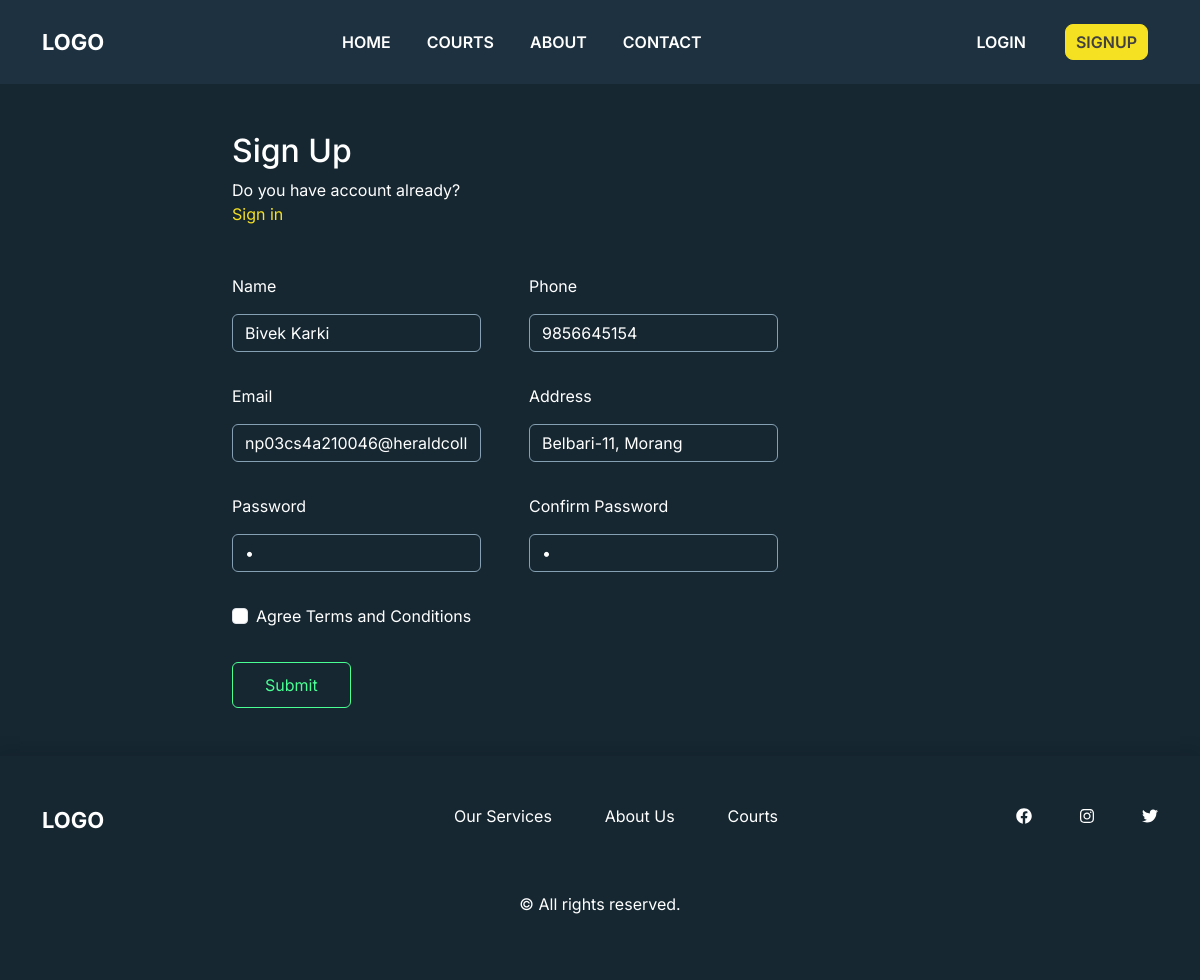
The page /authentication/consumer_update/6 on the database as committed earlier.
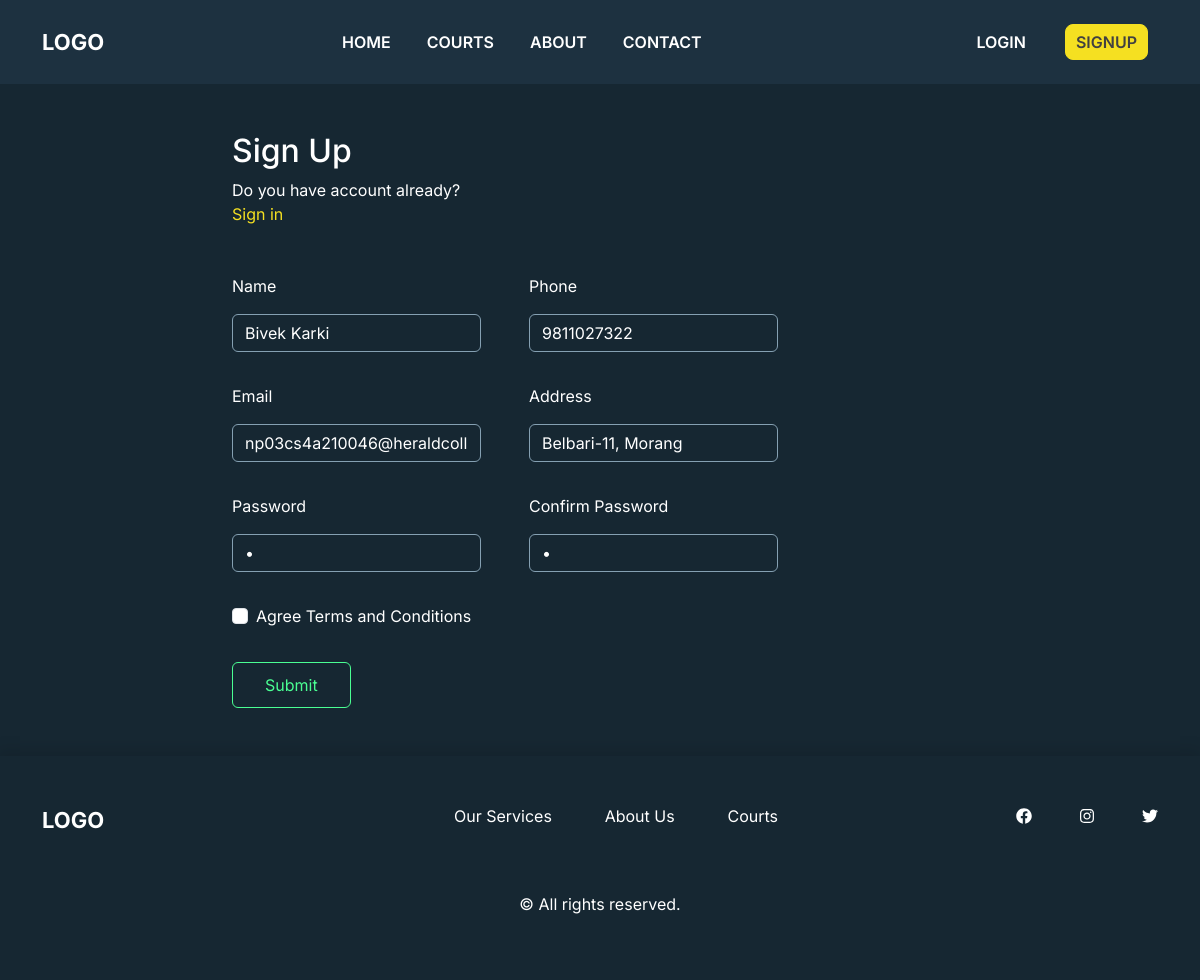
The same page on the database as committed later.
### authentication/models.py (models this page shows, shortened)
class Consumer(models.Model):
    consumer_id = models.IntegerField(primary_key=True)
    user = models.OneToOneField(User, on_delete=models.CASCADE)
    name = models.CharField(max_length=100)
    phone = models.CharField(max_length=50)
    email = models.EmailField(max_length=100) # emailfield(length=250)
    address = models.TextField(max_length=100) #textfield
    password = models.CharField(max_length=50)
    otp = models.CharField(max_length=25, default='0000')
    status = models.BooleanField(default=False)

### authentication/views.py (the view, shortened to what this page needs)
# urls.py: path('consumer_update/<str:consumer_id>', consumer_update_view, name='consumer_update'),
def consumer_update_view(request, consumer_id):
    consumer_details = Consumer.objects.get(consumer_id=consumer_id)
    print(consumer_details.consumer_id)
    print(consumer_details.name)
    context = {
        'consumers': consumer_details,
    }
    return render(request, 'userUpdateForm.html', context)

### templates/userUpdateForm.html (shortened to what this page needs)
{% extends 'base.html' %}
{% load static %}
{% block content %}
  <section class="signup-section">
    <div class="container">
      <div class="signup-single">
        <div class="signup-header">
          <div class="row">
            <div class="col-md-2"></div>
            <div class="col-md-3">
              <h2>Sign Up</h2>
              <p>Do you have account already?<a href=""> Sign in</a> </p>
            </div>
          </div>
        </div>
        <form method="post" action="/authentication/consumer_update/{{ consumers.consumer_id }}">
          <div class="row">
            <div class="col-md-2"></div>
          <div class="col-md-3  pe-4">
            <div class="form-group">
              <label for="name">Name</label>
              <input type="text" value="{{ consumers.name }}" name="name" class="form-control" id="name"  placeholder="Enter name">
            </div>
          </div>
          <div class="col-md-3  ps-4">
            <div class="form-group">
              <label for="phone">Phone</label>
              <input type="text" value="{{ consumers.phone }}" name="phone" class="form-control" id="phone"  placeholder="Phone">
            </div>
          </div>
          <div class="col-md-2"></div>
        </div>
        <div class="row">
            <div class="col-md-2"></div>
          <div class="col-md-3 pe-4">
            <div class="form-group">
              <label for="email">Email</label>
              <input type="text" value="{{ consumers.email }}" name="email" class="form-control" id="email"  placeholder="Email">
            </div>
          </div>
          <div class="col-md-3  ps-4">
            <div class="form-group">
              <label for="address">Address</label>
              <input type="text" value="{{ consumers.address }}" name="address" class="form-control" id="address"  placeholder="Address">
            </div>
          </div>
          <div class="col-md-4"></div>
        </div>
        <div class="row">
            <div class="col-md-2"></div>
          <div class="col-md-3 pe-4">
            <div class="form-group">
              <label for="password">Password</label>
              <input type="password" value="{{ consumers.password }}" name="password" class="form-control" id="password"  placeholder="Password" readonly>
            </div>
          </div>
          <div class="col-md-3  ps-4">
            <div class="form-group">
              <label for="c_password">Confirm Password</label>
              <input type="password" value="{{ consumers.password }}" name="password" class="form-control" id="c_password"  placeholder="Confirm Password" readonly>
            </div>
          </div>
          <div class="col-md-4"></div>
        </div>
        <div class="row">
          <div class="col-md-2"></div>
          <div class="col-md-3">
            <div class="form-check">
              <input type="checkbox" class="form-check-input" id="exampleCheck1">
              <label class="form-check-label" for="exampleCheck1">Agree Terms and Conditions</label>
            </div>
          </div>
        </div>
        <div class="row">
          <div class="col-md-2"></div>
          <div class="col-md-3">
             <div class="signup-button">
              <button type="submit" class="btn btn-primary">Submit</button>
            </div>
          </div>
        </div>
        </form>
      </div>
    </div>
  </section>
{% endblock %}

### templates/base.html (shortened to what this page needs)
<!doctype html>
{% load static %}
<html lang="en">
  <head>
    <link href="https://cdn.jsdelivr.net/npm/bootstrap@5.3.2/dist/css/bootstrap.min.css" rel="stylesheet">
    <link rel="stylesheet" href="https://cdnjs.cloudflare.com/ajax/libs/OwlCarousel2/2.3.4/assets/owl.carousel.min.css">
    <link rel="stylesheet" href="https://cdnjs.cloudflare.com/ajax/libs/owl-carousel/1.3.3/owl.theme.min.css">
    <link rel="stylesheet" href="https://cdnjs.cloudflare.com/ajax/libs/owl-carousel/1.3.3/owl.transitions.css">
    <link rel="stylesheet" href="https://cdnjs.cloudflare.com/ajax/libs/font-awesome/5.15.4/css/all.min.css" />
    <link rel="stylesheet" type="text/css" href="{% static 'css/style.css' %}">
  </head>
  <body>
  {% include 'header.html' %}
  {% block content %}
  {% endblock %}
  {% include 'footer.html' %}
  </body>
</html>

### templates/header.html (shortened to what this page needs)
<header>
    {%  load static %}
    <nav class="menu-wrapper navbar navbar-expand-lg bg-body-tertiary">
  <div class="container">
    <a class="navbar-brand" href="{% url 'home:homepage' %}">LOGO</a>
    <div class="collapse navbar-collapse" id="navbarSupportedContent">
      <ul class="navbar-nav ">
        <li class="nav-item">
          <a class="nav-link " data-target="home" aria-current="page" href="#">Home</a>
        </li>
        <li class="nav-item">
          <a class="nav-link" data-target="courts" href="#">Courts</a>
        </li>
        <li class="nav-item">
          <a class="nav-link" data-target="about" href="#">About</a>
        </li>
        <li class="nav-item">
          <a class="nav-link" data-target="contacts" href="#">Contact</a>
        </li>
      </ul>
      <ul class="right-nav">
        <li class="nav-item">
          <a href="{% url 'authentication:consumer_login'%}" class="nav-link login-btn">Login</a>
        </li>
        <li class="nav-item">
          <a href="{% url 'authentication:consumer_registration_form'%}" class="nav-link signup-btn" >SignUp</a>
        </li>
      </ul>
    </div>
  </div>
</nav>
</header>

### templates/footer.html (shortened to what this page needs)
      <section class="footer-section">
          {% load static %}
        <div class="container">
          <div class="footer-single">
            <div class="row">
              <div class="col-md-4">
                <a class="navbar-brand" href="">LOGO</a>
              </div>
              <div class="col-md-4">
                <ul>
                  <li><a href="">Our Services</a></li>
                  <li><a href="">About Us</a></li>
                  <li><a href="">Courts</a></li>
                </ul>
              </div>
              <div class="col-md-4">
                <div class="footer-social-media">
                  <a href=""><i class="fab fa-facebook"></i></a>
                  <a href=""><i class="fab fa-instagram"></i></a>
                  <a href=""><i class="fab fa-twitter"></i></a>
                </div>
              </div>
            </div>
            <div class="copyright">
              <p>© All rights reserved.</p>
            </div>
          </div>
        </div>
      </section>

### static/css/style.css (style rules this page uses)
* { margin: 0; padding: 0; box-sizing: border-box; }
body { font-family: 'Inter', sans-serif; }
.navbar { padding: 20px 0; background-color: #1d3140 !important; color: #ffffff; }
.navbar-brand { font-size: 22px; font-weight: 700; color: #ffffff; }
.nav-item .nav-link { text-transform: uppercase; font-weight: 600; }
.navbar .navbar-nav { margin: auto; }
.navbar .navbar-nav .nav-item, .right-nav .nav-item { padding: 2px 10px; }
.right-nav { margin: 0; list-style: none; display: flex; }
.right-nav li:first-child { margin-right: 0.5rem; display: flex; justify-content: center; align-items: center; }
.navbar-nav .nav-link { color: #ffffff; transition: all 0.3s ease; }
.signup-btn { background-color: #F5E021; color: #414141; border: 1px solid #F5E021; padding: 5px 10px; border-radius: 8px; }
.login-btn { border: 1px solid transparent; padding: 5px 10px; border-radius: 8px; }
.footer-section { background-color: #162732; padding: 3em 0; overflow: hidden; color: #fff; box-shadow: -1px -3px 15px 3px rgba(0,0,0,0.12); }
.footer-section a { text-decoration: none; color: #fff; }
.footer-section ul li { list-style: none; color: #fff; }
.footer-single ul { display: flex; justify-content: space-between; align-items: center; }
.footer-social-media { display: flex; justify-content: end; align-items: center; gap: 3em; }
.footer-social-media a svg { transition: all .4s ease-out 0s; }
.copyright { margin-top: 3em; display: flex; justify-content: center; align-items: center; }

### templates/userUpdateForm.html (style rules this page uses)
.signup-section { background-color: #162732; padding: 3em 0; overflow: hidden; color: #fff; }
.signup-section .signup-header { margin-bottom: 2em; }
.signup-header a { color: #f5e021; text-decoration: none; }
.signup-section .form-group { padding-bottom: 2em; }
.signup-section .form-group .form-control { background-color: #162732; border: 1px solid #85a0b2; color: #fff; }
.signup-button { padding-top: 2em; }
.signup-button button { padding: 10px 2em; background-color: transparent; border: 1px solid #4AFF93; color: #4AFF93; }
.signup-section .form-group label { padding-bottom: 1em; }

Rows that differ between the two databases and show on the page:
changed Consumer "Bivek Karki": phone "9856645154" → "9811027322"
